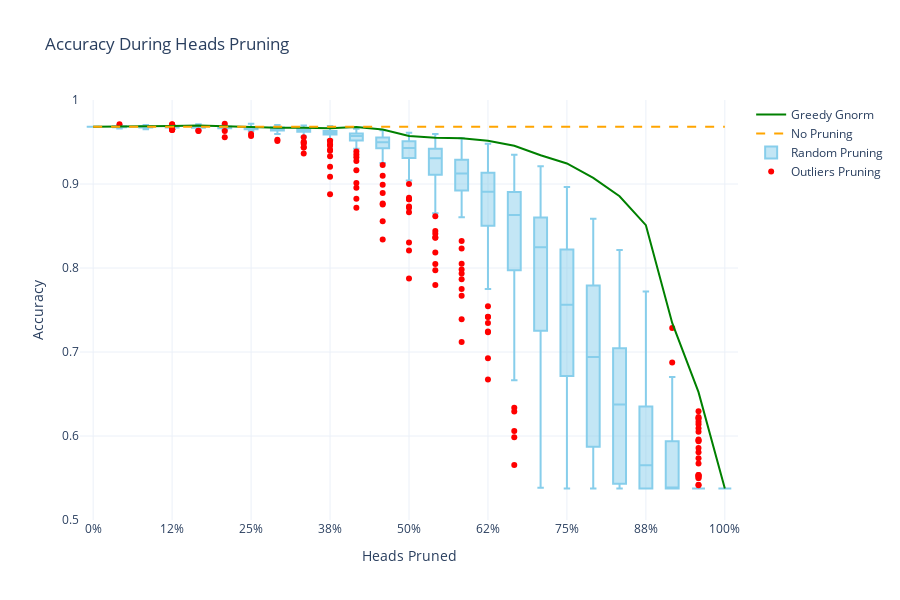

Notebook code for this chart:
### Markdown cell above
# Combine

### Code cell
import plotly.graph_objects as go
import pandas as pd
import numpy as np
from plotly.subplots import make_subplots


box_data_path_BERT = "experiments_results/BERTrandompruned_heads_data_50x25_concated.xlsx"
line_data_path_BERT = "experiments_results/pruned_heads_accuracy(BERT)basedonGreedyGnorm.csv"
box_data_path_ALBERT = "experiments_results/ALBERTrandompruned_heads_data_25x13_1group.xlsx"
line_data_path_ALBERT = "experiments_results/pruned_heads_accuracy(ALBERT)basedonGreedyGnorm.csv"
box_data_path_ROBERTA = "experiments_results/ROBERTArandompruned_heads_data_25x25_1group.xlsx"
line_data_path_ROBERTA = "experiments_results/pruned_heads_accuracy(ROBERTA)basedonGreedyGnorm.csv"
box_data_path_XLM = "experiments_results/XLM_ROBERTArandompruned_heads_data_25x25_1group.xlsx"
line_data_path_XLM = "experiments_results/pruned_heads_accuracy(XLM_ROBERTA)basedonGreedyGnorm.csv"


import plotly.graph_objects as go
import numpy as np

# 路径到数据文件
box_data_path = "experiments_results/BERTrandompruned_heads_data_50x25_concated.xlsx"
line_data_path = "experiments_results/pruned_heads_accuracy(BERT)basedonGreedyGnorm.csv"

# 读取箱线图数据 (100x25)
box_df = pd.read_excel(box_data_path_BERT)

# 读取折线图数据 (144 个点用于修剪 1 到 144 个头)
line_df = pd.read_csv(line_data_path_BERT, header=None)
line_data = line_df.squeeze()  # 转换为 Series

# 确保数据对齐，通过选择正确的行和列
heads_pruned = box_df["Heads Pruned"]
box_data = box_df.drop(columns=["Heads Pruned"]).values  # 获取 100 x 25 的箱线图数据

# 从折线图数据中选择每第 6 个点，以匹配箱线图的 x 轴比例
line_data_sampled = line_data.iloc[1::6].reset_index(drop=True)

# 计算用于 x 轴标签的修剪百分比
percent_pruned = (heads_pruned / 144 * 100).round(0).astype(int)


# Generate data
heads_pruned = np.arange(0, 150, 6)
accuracy_no_pruning = 0.968226706741091
accuracy_greedyGnorm = [float(_) for _ in list(line_data_sampled[1])]
accuracy_random = box_data

# Calculate percentage pruned for x-axis labels
percent_pruned = ((heads_pruned / 144) * 100).round(0).astype(int)

# Create figure
fig_BERT = go.Figure()

# A* Search line
fig_BERT.add_trace(go.Scatter(x=heads_pruned, y=accuracy_greedyGnorm, mode='lines', name='Greedy Gnorm', line=dict(color='green')))

# No Pruning line
fig_BERT.add_trace(go.Scatter(x=[heads_pruned[0], heads_pruned[-1]], y=[accuracy_no_pruning, accuracy_no_pruning],
                         mode='lines', name='No Pruning', line=dict(color='orange', dash='dash')))

# Random pruning box plot
for i, h in enumerate(heads_pruned):
    fig_BERT.add_trace(go.Box(y=accuracy_random[i], x=[h] * len(accuracy_random[i]), name='Random Pruning',
                         marker_color='red', showlegend=(i == 0), line=dict(color='skyblue')))

fig_BERT.add_trace(go.Scatter(
    x=[None], y=[None],  # 使用 None 作为 x 和 y 值，使其不会显示在图中
    mode='markers',
    marker=dict(color='red'),
    name='Outliers Pruning'  # 设置图例标签
))

fig_BERT.update_layout(
    title="Accuracy During Heads Pruning",
    xaxis_title="Heads Pruned",
    yaxis_title="Accuracy",
    xaxis=dict(
        showgrid=True,
        tickvals=heads_pruned[::3],
        ticktext=[f"{p}%" for h, p in zip(heads_pruned[::3], percent_pruned[::3])],
        tickmode='array'
    ),
    yaxis=dict(showgrid=True, range=[0.5, 1.0]),  # 调整 y 轴的范围
    template="plotly_white",
    width=900,  # 设置图的宽度
    height=600   # 设置图的高度
)

fig_BERT.show()
